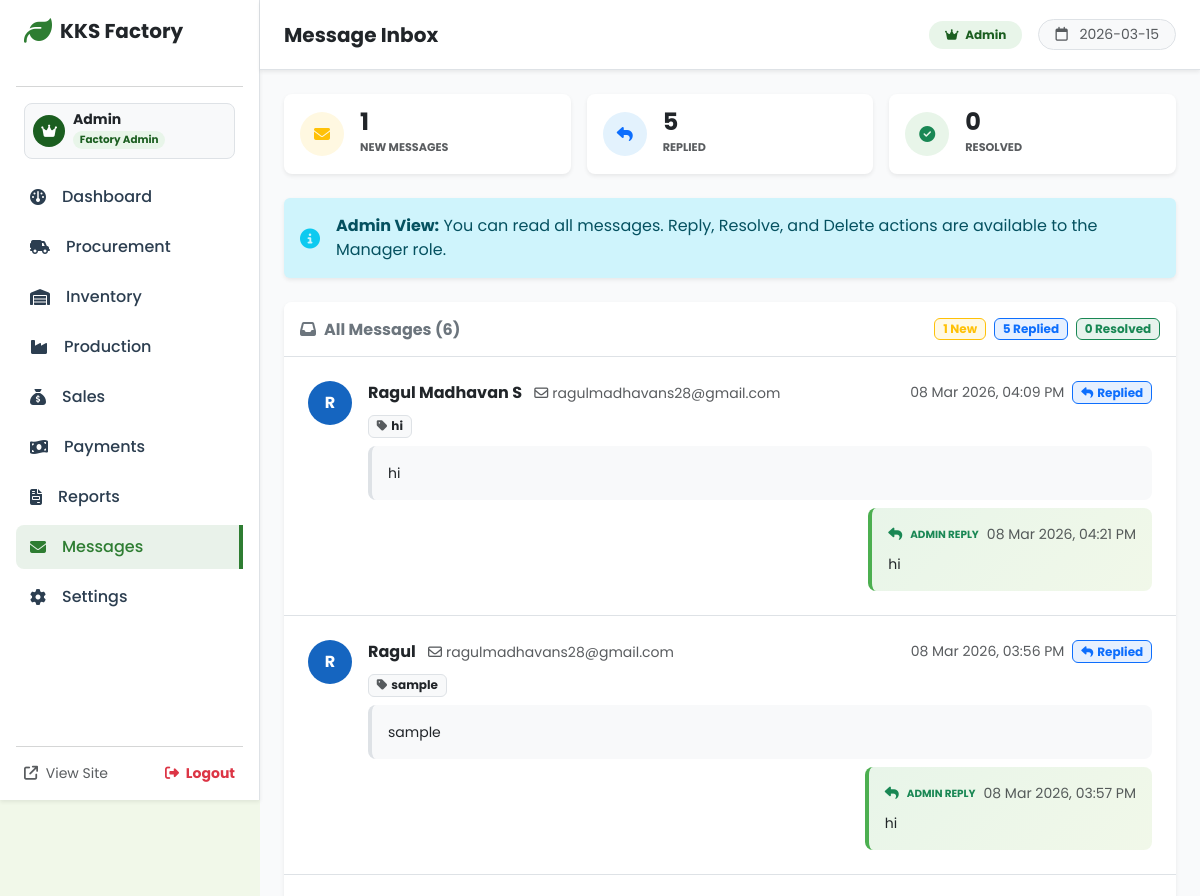
The page /admin/messages (signed in, upper part) on the database as committed earlier.
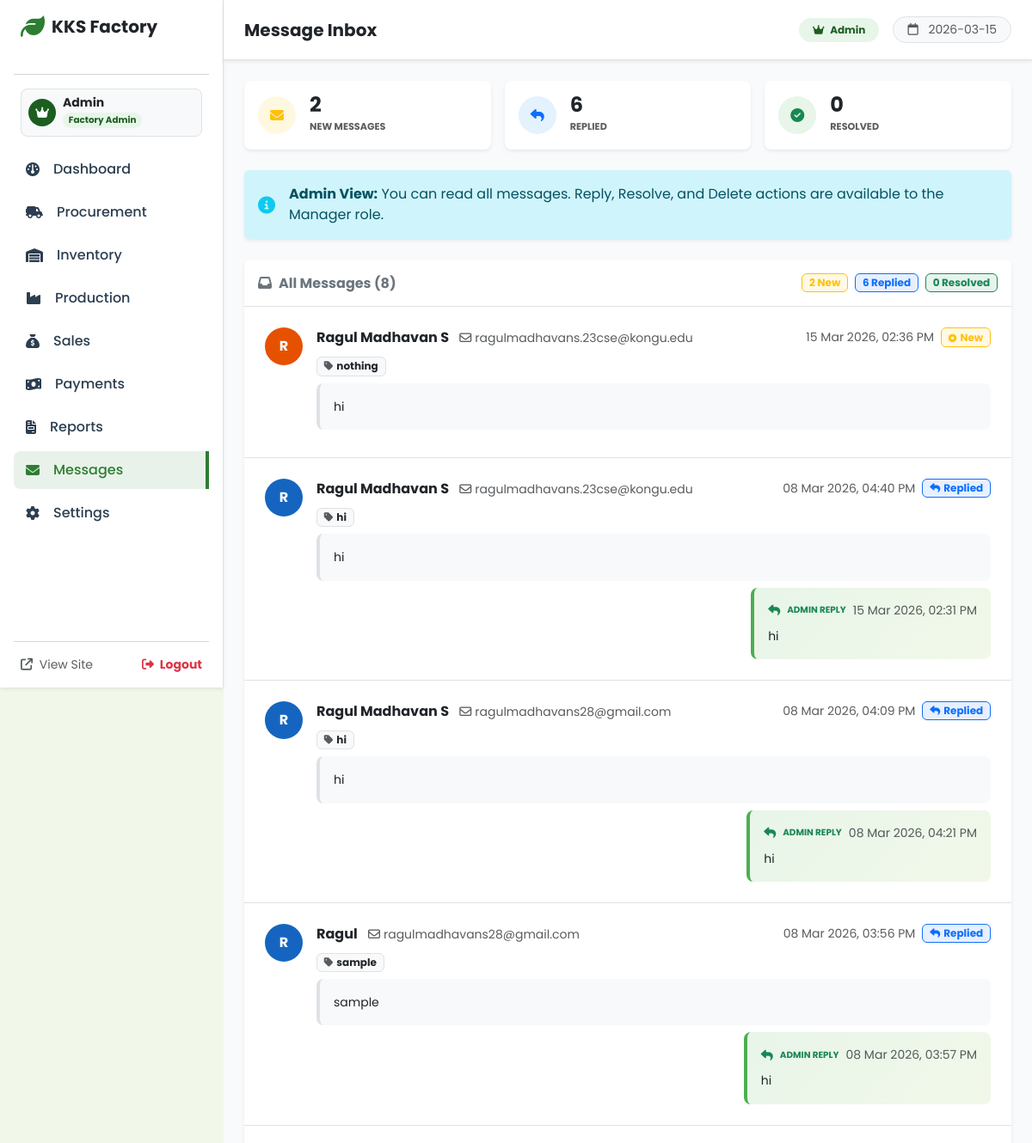
The same page on the database as committed later.
### app.py (models this page shows)
class Contact(db.Model):
    id = db.Column(db.Integer, primary_key=True)
    name = db.Column(db.String(100), nullable=False)
    email = db.Column(db.String(100), nullable=False)
    subject = db.Column(db.String(200), nullable=False)
    message = db.Column(db.Text, nullable=False)
    date = db.Column(db.DateTime, default=datetime.utcnow)
    reply = db.Column(db.Text)
    reply_date = db.Column(db.DateTime)
    status = db.Column(db.String(20), default='New')

### app.py (the view)
@app.route('/admin/messages')
def admin_messages():
    if not check_auth(): return redirect(url_for('login'))
    messages = Contact.query.order_by(Contact.date.desc()).all()
    return render_template('messages.html', messages=messages)

### app.py (called while the page is built)
@app.context_processor
def inject_globals():
    try:
        configs = {c.key: c.value for c in SystemConfig.query.all()}
    except Exception:
        configs = {}
    class FactoryConfig:
        factory_name    = configs.get('factory_name',    'KKS Sago Factory')
        factory_phone   = configs.get('factory_phone',   '')
        factory_email   = configs.get('factory_email',   '')
        factory_address = configs.get('factory_address', '')
    return dict(
        factory_config=FactoryConfig(),
        today_date=datetime.now().strftime('%Y-%m-%d'),
        current_user=get_current_user(),
    )

def get_current_user():
    if 'user_id' in session:
        return User.query.get(session['user_id'])
    return None

def check_auth():
    return 'user_id' in session

### templates/messages.html (shortened to what the changed rows need)
{% extends 'base.html' %}
{% block content_admin %}
<div class="row g-3 mb-4">
    {% set new_count = messages | selectattr('status', 'equalto', 'New') | list | length %}
    {% set replied_count = messages | selectattr('status', 'equalto', 'Replied') | list | length %}
    {% set resolved_count = messages | selectattr('status', 'equalto', 'Resolved') | list | length %}
    <div class="col-md-4">
        <div class="card border-0 shadow-sm rounded-3 h-100">
            <div class="card-body p-3 d-flex align-items-center gap-3">
                <div>
                    <div class="fw-bold fs-4 text-dark lh-1">{{ new_count }}</div>
                    <small class="text-muted text-uppercase fw-bold" style="font-size:0.7rem;">New Messages</small>
                </div>
            </div>
        </div>
    </div>
    <div class="col-md-4">
        <div class="card border-0 shadow-sm rounded-3 h-100">
            <div class="card-body p-3 d-flex align-items-center gap-3">
                <div>
                    <div class="fw-bold fs-4 text-dark lh-1">{{ replied_count }}</div>
                    <small class="text-muted text-uppercase fw-bold" style="font-size:0.7rem;">Replied</small>
                </div>
            </div>
        </div>
    </div>
</div>
<div class="card border-0 shadow-sm rounded-3">
    <div class="card-header bg-white py-3 border-bottom d-flex justify-content-between align-items-center">
        <h6 class="mb-0 fw-bold text-secondary"><i class="fa-solid fa-inbox me-2"></i>All Messages ({{ messages|length }})</h6>
        <div class="d-flex gap-2">
            <span class="badge bg-warning bg-opacity-10 text-warning border border-warning">{{ new_count }} New</span>
            <span class="badge bg-primary bg-opacity-10 text-primary border border-primary">{{ replied_count }} Replied</span>
            <span class="badge bg-success bg-opacity-10 text-success border border-success">{{ resolved_count }} Resolved</span>
        </div>
    </div>
    <div class="card-body p-0">
        {% for msg in messages %}
        <div class="border-bottom p-4 {% if msg.status == 'New' %}bg-white{% elif msg.status == 'Resolved' %}bg-light{% else %}bg-white{% endif %}">
            <div class="d-flex gap-3">
                <div class="flex-shrink-0">
                    <div class="rounded-circle d-flex align-items-center justify-content-center fw-bold text-white"
                         style="width:44px;height:44px;background:{{ '#2e7d32' if msg.status == 'Resolved' else ('#1565c0' if msg.status == 'Replied' else '#e65100') }};">
                        {{ msg.name[0]|upper }}
                    </div>
                </div>
                <div class="flex-grow-1 min-w-0">
                    <div class="d-flex justify-content-between align-items-start flex-wrap gap-2 mb-2">
                        <div>
                            <span class="fw-bold text-dark">{{ msg.name }}</span>
                            <span class="text-muted small ms-2">
                                <i class="fa-regular fa-envelope me-1"></i>{{ msg.email }}
                            </span>
                        </div>
                        <div class="d-flex align-items-center gap-2 flex-shrink-0">
                            <small class="text-muted">{{ msg.date.strftime('%d %b %Y, %I:%M %p') }}</small>
                            {% if msg.status == 'New' %}
                                <span class="badge bg-warning bg-opacity-10 text-warning border border-warning">
                                    <i class="fa-solid fa-circle-dot me-1" style="font-size:0.6rem;"></i>New
                                </span>
                            {% elif msg.status == 'Replied' %}
                                <span class="badge bg-primary bg-opacity-10 text-primary border border-primary">
                                    <i class="fa-solid fa-reply me-1"></i>Replied
                                </span>
                            {% elif msg.status == 'Resolved' %}
                                <span class="badge bg-success bg-opacity-10 text-success border border-success">
                                    <i class="fa-solid fa-circle-check me-1"></i>Resolved
                                </span>
                            {% endif %}
                        </div>
                    </div>
                    <div class="mb-2">
                        <span class="badge bg-light text-dark border small">
                            <i class="fa-solid fa-tag me-1 text-muted"></i>{{ msg.subject or 'No Subject' }}
                        </span>
                    </div>
                    <div class="p-3 rounded-3 mb-2" style="background:#f8f9fa;border-left:4px solid #dee2e6;">
                        <p class="mb-0 text-dark small" style="line-height:1.6;">{{ msg.message }}</p>
                    </div>
                    {% if msg.reply %}
                    <div class="d-flex justify-content-end">
                        <div style="max-width:85%;">
                            <div class="p-3 rounded-3" style="background:linear-gradient(135deg,#e8f5e9,#f1f8e9);border-left:4px solid #4caf50;">
                                <div class="d-flex align-items-center gap-2 mb-2">
                                    <i class="fa-solid fa-reply text-success small"></i>
                                    <small class="fw-bold text-success text-uppercase" style="font-size:0.65rem;">Admin Reply</small>
                                    {% if msg.reply_date %}
                                    <small class="text-muted ms-auto">{{ msg.reply_date.strftime('%d %b %Y, %I:%M %p') }}</small>
                                    {% endif %}
                                </div>
                                <p class="mb-0 small text-dark" style="line-height:1.6;">{{ msg.reply }}</p>
                            </div>
                        </div>
                    </div>
                    {% endif %}
                </div>
            </div>
        </div>
        {% else %}
        <div class="text-center py-5">
            <i class="fa-solid fa-inbox fa-3x mb-3 d-block opacity-25 text-muted"></i>
            <p class="text-muted mb-0">No messages found. Your inbox is empty.</p>
        </div>
        {% endfor %}
    </div>
</div>
{% endblock %}

Rows that differ between the two databases and show on the page:
added Contact: name "R", name "Ragul Madhavan S", email "ragulmadhavans.23cse@kongu.edu", date "15 Mar 2026, 02:36 PM", status "New" (drawn), subject "nothing", message "hi"
added Contact: name "R", name "Ragul Madhavan S", email "ragulmadhavans.23cse@kongu.edu", date "08 Mar 2026, 04:40 PM", status "Replied" (drawn), subject "hi", message "hi", reply_date "15 Mar 2026, 02:31 PM", reply "hi"
Other text that changed with them:
{{ new_count }}: "1" → "2"
{{ replied_count }}: "5" → "6"
{{ messages|length }}: "6" → "8"
